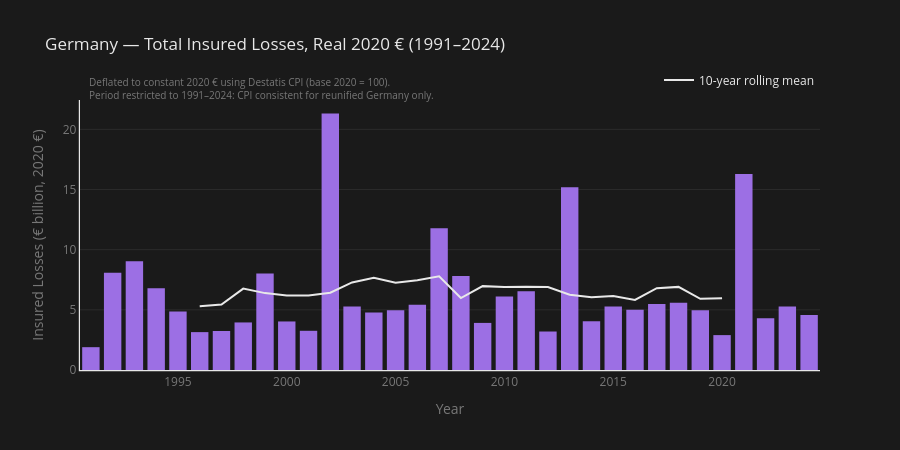

Notebook code for this chart:
### Code cell
# --- Chart 3: Real losses 1991–2024 ---

df_real_1991 = df_gdv_real[df_gdv_real['year'] >= 1991].copy()
df_real_1991['real_roll_1991'] = df_real_1991['total_damage_real_mrd'].rolling(10, center=True).mean()

fig3b = px.bar(
    df_real_1991,
    x='year',
    y='total_damage_real_mrd',
    labels={'year': 'Year', 'total_damage_real_mrd': 'Insured Losses (€ billion, 2020 €)'},
    title='Germany — Total Insured Losses, Real 2020 € (1991–2024)',
    color_discrete_sequence=[COLORS['negative']],
)

fig3b.add_scatter(
    x=df_real_1991['year'],
    y=df_real_1991['real_roll_1991'],
    mode='lines',
    line=dict(color=COLORS['accent'], width=2),
    name='10-year rolling mean'
)

fig3b.add_annotation(
    x=0.01, y=1.1,
    xref='paper', yref='paper',
    text='Deflated to constant 2020 € using Destatis CPI (base 2020 = 100).<br>Period restricted to 1991–2024: CPI consistent for reunified Germany only.',
    showarrow=False,
    font=dict(color=COLORS['text_muted'], size=10),
    align='left'
)

fig3b.update_layout(
    plot_bgcolor=COLORS['background'],
    paper_bgcolor=COLORS['background'],
    title_font=dict(color=COLORS['text']),
    legend=dict(
        font=dict(color=COLORS['text']),
        orientation='h',
        yanchor='bottom',
        y=1.02,
        xanchor='right',
        x=1,
    ),
    xaxis=dict(
        showgrid=False,
        showline=True,
        linecolor=COLORS['accent'],
        linewidth=1.2,
        color=COLORS['text_muted'],
        dtick=5,
    ),
    yaxis=dict(
        showgrid=True,
        gridcolor=COLORS['grid'],
        showline=True,
        linecolor=COLORS['accent'],
        linewidth=1.2,
        zeroline=False,
        color=COLORS['text_muted'],
    ),
    height=450,
)

fig3b.update_traces(marker_line_width=0, selector=dict(type='bar'))

fig3b.show()
fig3b.write_html(FIGURES / "03_gdv_real_losses_1991_2024.html")
print("Chart 3 saved ✓")

### Figure 1 — Plotly figure (JSON) as saved in the notebook; plotly's stock layout.template omitted (floating-point values rounded to 4 significant figures)
{"data": [{"hovertemplate": "Year=%{x}<br>Insured Losses (€ billion, 2020 €)=%{y}<extra></extra>", "legendgroup": "", "marker": {"color": "#9C6FE4", "line": {"width": 0}, "pattern": {"shape": ""}}, "name": "", "orientation": "v", "showlegend": false, "textposition": "auto", "type": "bar", "x": [1991, 1992, 1993, 1994, 1995, 1996, 1997, 1998, 1999, 2000, 2001, 2002, 2003, 2004, 2005, 2006, 2007, 2008, 2009, 2010, 2011, 2012, 2013, 2014, 2015, 2016, 2017, 2018, 2019, 2020, 2021, 2022, 2023, 2024], "xaxis": "x", "y": [1.897, 8.086, 9.048, 6.801, 4.856, 3.148, 3.24, 3.953, 8.017, 4.035, 3.258, 21.32, 5.278, 4.781, 4.973, 5.416, 11.77, 7.818, 3.914, 6.102, 6.545, 3.199, 15.19, 4.051, 5.287, 5.011, 5.487, 5.598, 4.968, 2.9, 16.28, 4.305, 5.277, 4.564], "yaxis": "y"}, {"line": {"color": "#E8E8E8", "width": 2}, "mode": "lines", "name": "10-year rolling mean", "type": "scatter", "x": [1991, 1992, 1993, 1994, 1995, 1996, 1997, 1998, 1999, 2000, 2001, 2002, 2003, 2004, 2005, 2006, 2007, 2008, 2009, 2010, 2011, 2012, 2013, 2014, 2015, 2016, 2017, 2018, 2019, 2020, 2021, 2022, 2023, 2024], "y": [NaN, NaN, NaN, NaN, NaN, 5.308, 5.444, 6.767, 6.39, 6.188, 6.2, 6.427, 7.28, 7.667, 7.256, 7.463, 7.792, 5.98, 6.971, 6.898, 6.929, 6.889, 6.26, 6.038, 6.144, 5.823, 6.797, 6.908, 5.917, 5.968, NaN, NaN, NaN, NaN]}], "layout": {"annotations": [{"align": "left", "font": {"color": "rgba(232,232,232,0.45)", "size": 10}, "showarrow": false, "text": "Deflated to constant 2020 € using Destatis CPI (base 2020 = 100).<br>Period restricted to 1991–2024: CPI consistent for reunified Germany only.", "x": 0.01, "xref": "paper", "y": 1.1, "yref": "paper"}], "barmode": "relative", "height": 450, "legend": {"font": {"color": "#E8E8E8"}, "orientation": "h", "tracegroupgap": 0, "x": 1, "xanchor": "right", "y": 1.02, "yanchor": "bottom"}, "paper_bgcolor": "#1a1a1a", "plot_bgcolor": "#1a1a1a", "title": {"font": {"color": "#E8E8E8"}, "text": "Germany — Total Insured Losses, Real 2020 € (1991–2024)"}, "xaxis": {"anchor": "y", "color": "rgba(232,232,232,0.45)", "domain": [0, 1], "dtick": 5, "linecolor": "#E8E8E8", "linewidth": 1.2, "showgrid": false, "showline": true, "title": {"text": "Year"}}, "yaxis": {"anchor": "x", "color": "rgba(232,232,232,0.45)", "domain": [0, 1], "gridcolor": "rgba(232,232,232,0.08)", "linecolor": "#E8E8E8", "linewidth": 1.2, "showgrid": true, "showline": true, "title": {"text": "Insured Losses (€ billion, 2020 €)"}, "zeroline": false}}}
